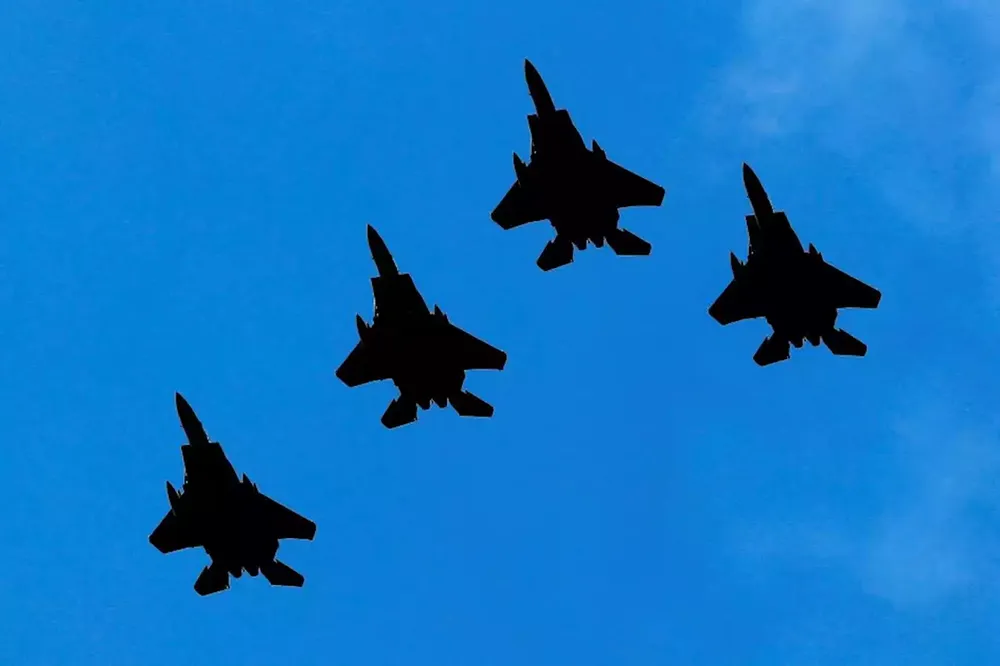
#> input picture reconhecimento_padroes/AC1/1-Avioes.webp, 1000 x 666 px, shrunk from 1280 x 853 before the run
$ jupyter execute ac1.ipynb
#> lines starting #> are read from the running program, lines starting #| are printed output that depends on the picture; after the words box and inside, x2 and y2 are one past the last pixel; in counts of white or black regions, pixels touching at a corner belong together
[cell 1]
import pandas as pd
import cv2
import matplotlib.pyplot as plt
import numpy as np

> Função para exibir imagens

[cell 2]
def display_image(image, text='Imagem'):
    plt.imshow(cv2.cvtColor(image, cv2.COLOR_BGR2RGB))
    plt.title(text)
    plt.axis('off')
    plt.show()

[cell 3]
img_original = cv2.imread('1-Avioes.webp')
#> img_original is the input picture: shape (666, 1000, 3); mean B, G, R 197.7, 117.8, 15.1
img = cv2.imread('1-Avioes.webp')
display_image(img)

> Transformar em cinza

[cell 4]
img_cinza = cv2.cvtColor(img, cv2.COLOR_BGR2GRAY)
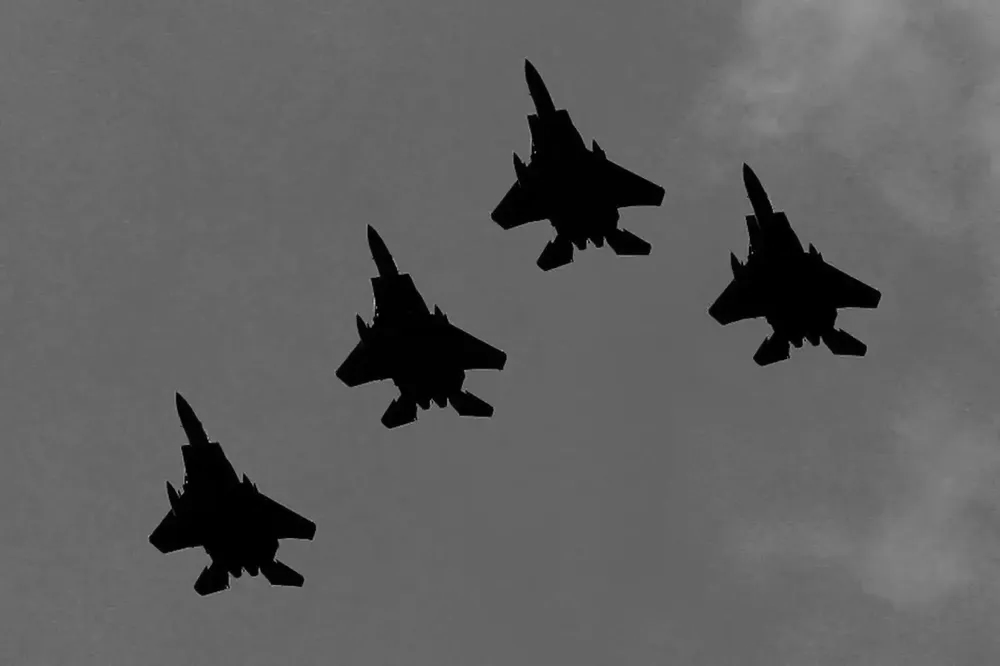
#> img_cinza: shape (666, 1000); min 0, max 195, mean 96.1
display_image(img_cinza)

> Invertendo as escolas de cinza

[cell 5]
imagem_invertida = cv2.bitwise_not(img_cinza)
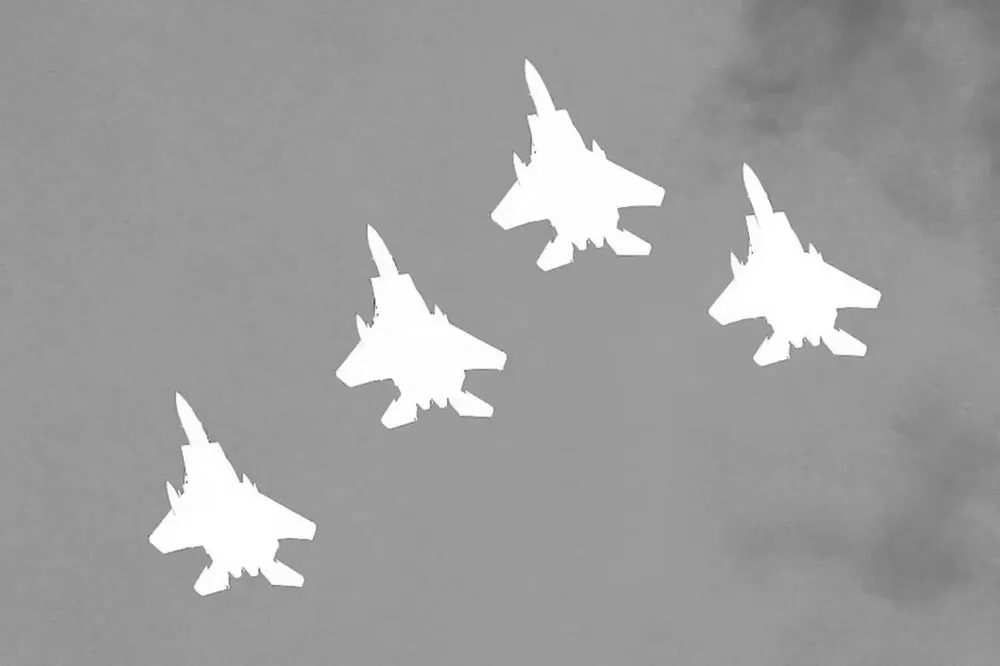
#> imagem_invertida: shape (666, 1000); min 60, max 255, mean 158.9
display_image(imagem_invertida)

> aplicação de blur para remover ruidos e auxiliar a identificar bordas

[cell 6]
img_blur = cv2.GaussianBlur(imagem_invertida, (11, 11), 0)
display_image(img_blur)

> Binarização

[cell 7]
_, img_binary = cv2.threshold(img_blur, 240, 255, cv2.THRESH_BINARY)
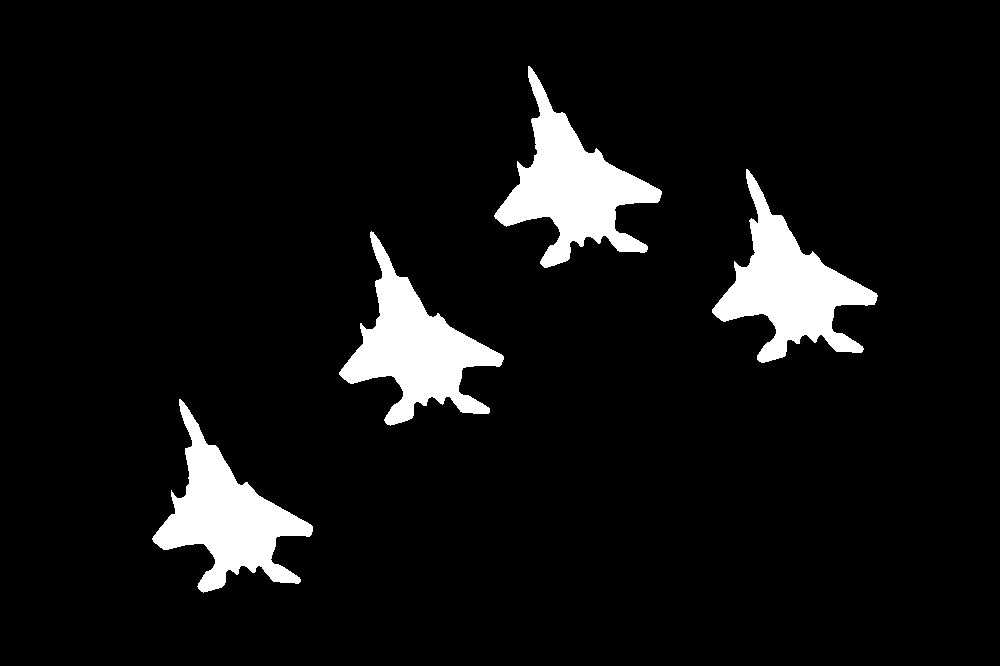
#> img_binary: shape (666, 1000); 7.1% white; 4 white regions, box (x1, y1, x2, y2) and area: (494, 66, 662, 268) 12329, (712, 169, 878, 363) 11765, (339, 231, 504, 426) 11725, (152, 399, 313, 593) 11557
display_image(img_binary, 'Imagem binarizada')

> Dectação de bordas

[cell 8]
bordas = cv2.Canny(img_binary, 70, 120)
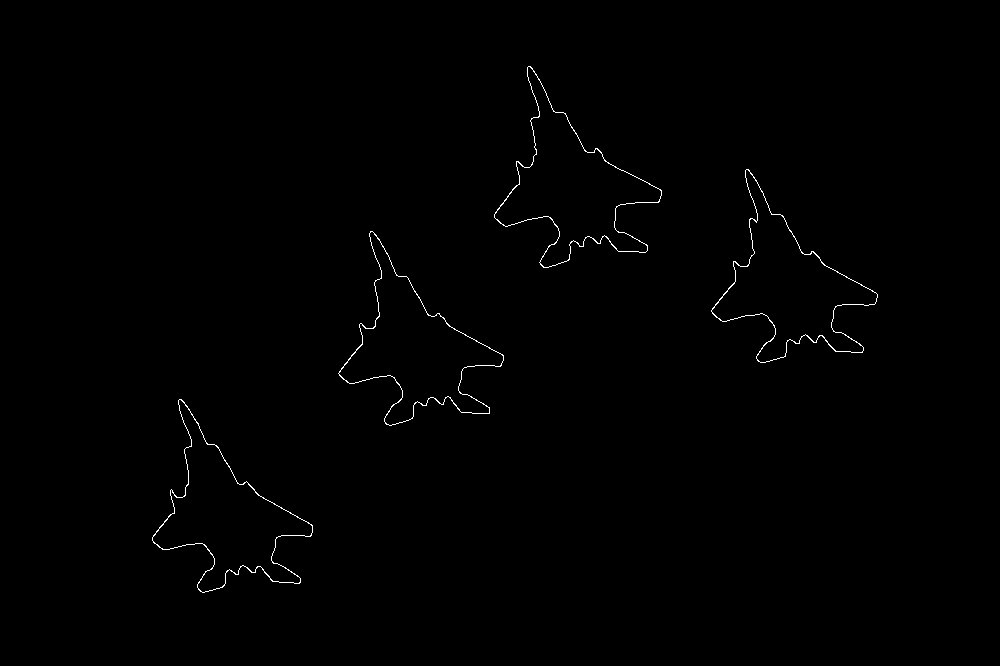
#> bordas: shape (666, 1000); 0.47% white in thin lines or dots, all inside (x1, y1, x2, y2) = (152, 66, 878, 593)
display_image(bordas)

[cell 9]
contornos, hierarquia = cv2.findContours(bordas, cv2.RETR_EXTERNAL, cv2.CHAIN_APPROX_SIMPLE)
#> contornos = 4 contours; box (x1, y1, x2, y2) and area: (494, 66, 662, 268) 12353, (711, 169, 878, 363) 11804, (338, 231, 504, 426) 11750, (152, 399, 313, 593) 11596
cv2.drawContours(img, contornos, -1, (0, 255, 0), 2)
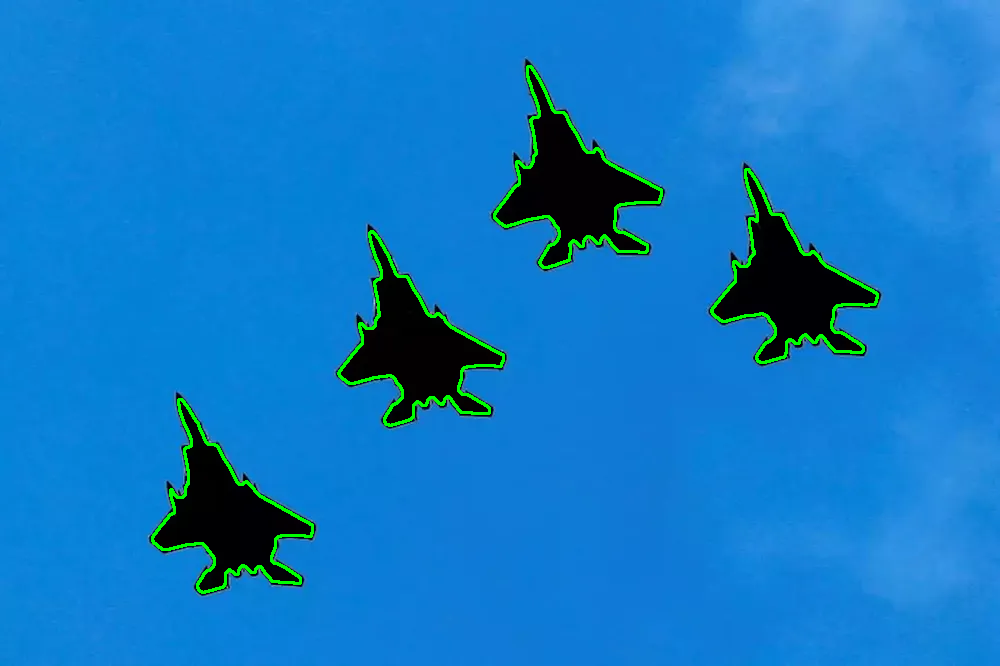
#> img: shape (666, 1000, 3); 1.55% of pixels changed, all inside (x1, y1, x2, y2) = (151, 65, 879, 594)

print('Contornos encontrados: ' + str(len(contornos)))
#| Contornos encontrados: 4
display_image(img)

[cell 10]
display_image(img_original, "Imagem Original")
display_image(img_cinza, "Imagem com escalas de cinza")
display_image(imagem_invertida, "Imagem com escala de cinza invertida")
display_image(img_blur, "Imagem com blur")
display_image(img_binary, "Imagem binarizada")
display_image(bordas, "Aplicando as bordas")
print('Contornos encontrados: ' + str(len(contornos)))
#| Contornos encontrados: 4
display_image(img, "Imagem original contornada")
